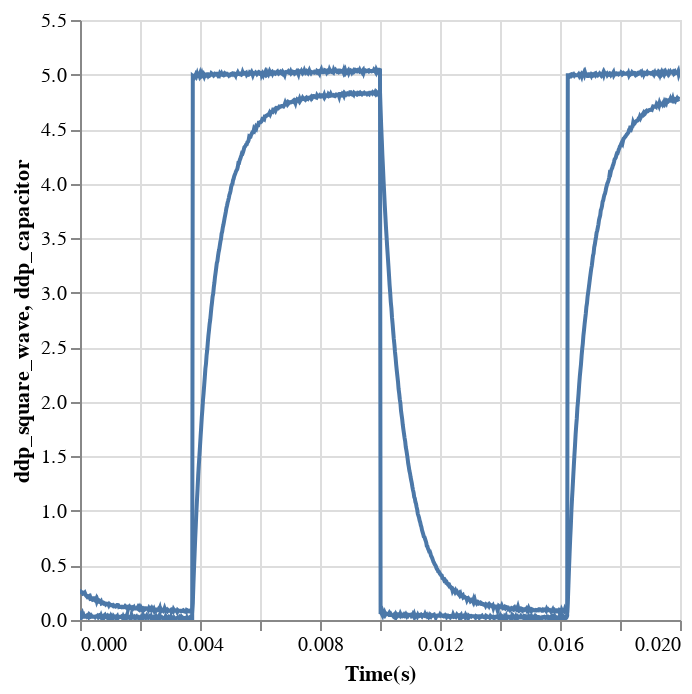

Notebook source saved alongside this figure:
### Code cell
graph = alt.Chart(data_df)
ch1 = graph.mark_line().encode(alt.X('Time(s)'), alt.Y('ddp_square_wave')).interactive()
ch2 = graph.mark_line().encode(alt.X('Time(s)'), alt.Y('ddp_capacitor')).interactive()

ch1 + ch2

### Figure 1 — Vega-Lite specification as saved in the notebook (floating-point values rounded to 4 significant figures; data arrays with more than 128 entries replaced by an {"elided": "..."} marker saying what was removed)
{"config": {"view": {"continuousWidth": 300, "continuousHeight": 300}}, "layer": [{"mark": {"type": "line"}, "encoding": {"x": {"field": "Time(s)", "type": "quantitative"}, "y": {"field": "ddp_square_wave", "type": "quantitative"}}, "name": "view_9"}, {"mark": {"type": "line"}, "encoding": {"x": {"field": "Time(s)", "type": "quantitative"}, "y": {"field": "ddp_capacitor", "type": "quantitative"}}, "name": "view_10"}], "data": {"name": "data-e009b65d3b9954ec7cf00edf4add1d72"}, "params": [{"name": "param_9", "select": {"type": "interval", "encodings": ["x", "y"]}, "bind": "scales", "views": ["view_9"]}, {"name": "param_10", "select": {"type": "interval", "encodings": ["x", "y"]}, "bind": "scales", "views": ["view_10"]}], "$schema": "https://vega.github.io/schema/vega-lite/v5.20.1.json", "datasets": {"data-e009b65d3b9954ec7cf00edf4add1d72": {"elided": "1000 records"}}}
